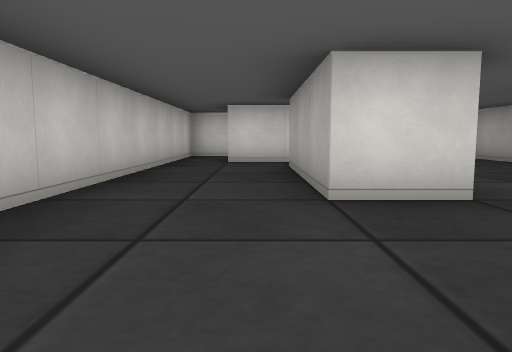
[1] (above)

20 first-person views from a walk through a cub3D maze. The camera is about half as high as the walls, tilts 6° down and sees 70° across. The floor is counted in squares. Each view is taken from the middle of a square. On the plan, view 1 faces up. The plan holds only what a view shows up to about 9 squares ahead; the rest is blank.

[2]
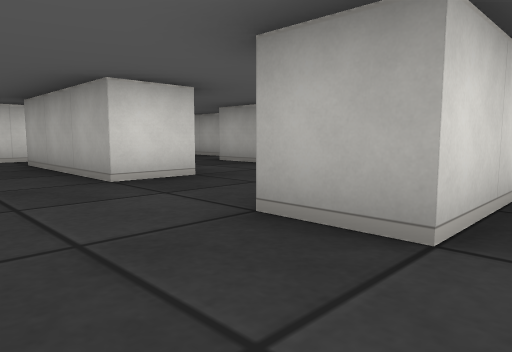

[3]
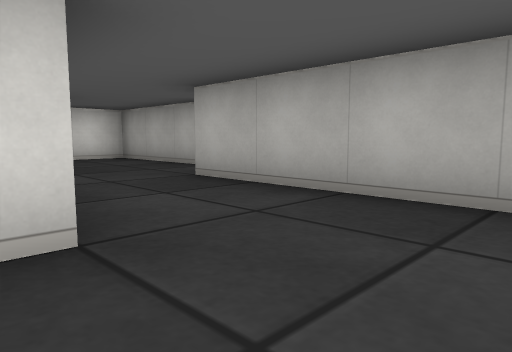

[4]
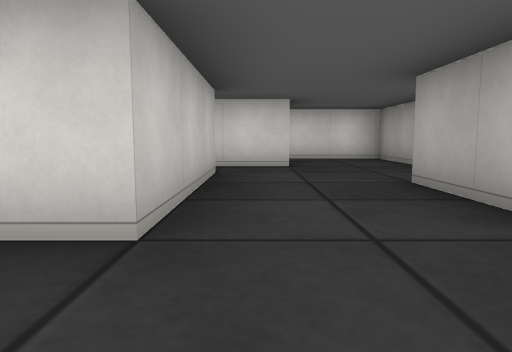

[5]
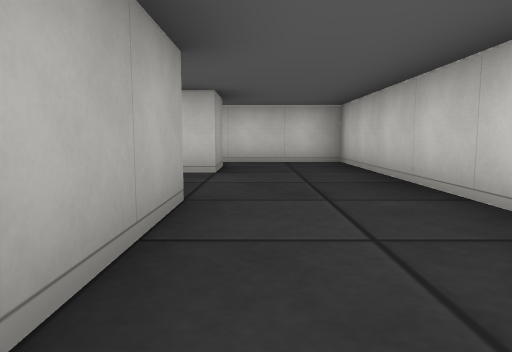

[6]
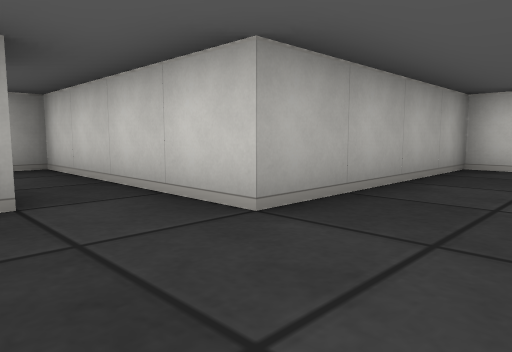

[7]
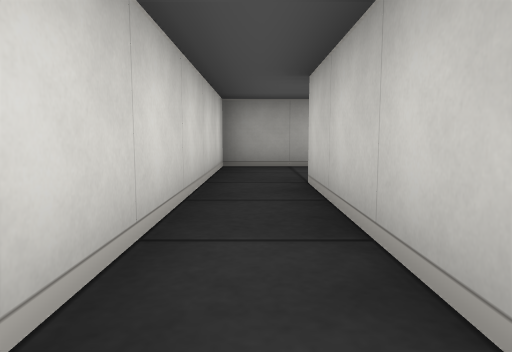

[8]
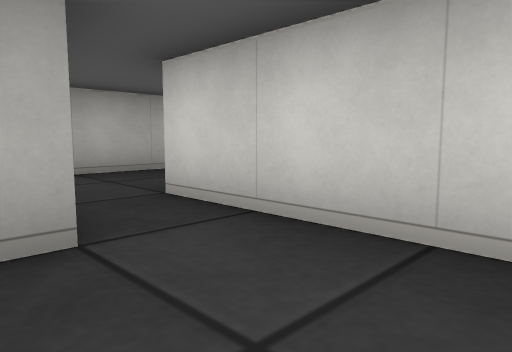

[9]
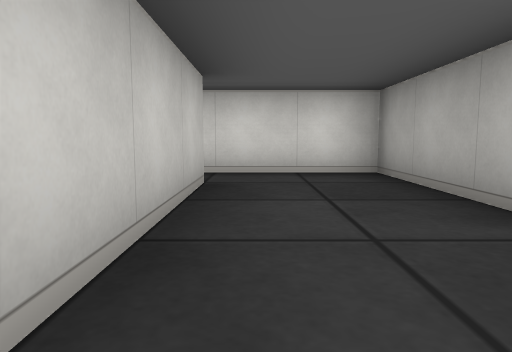

[10]
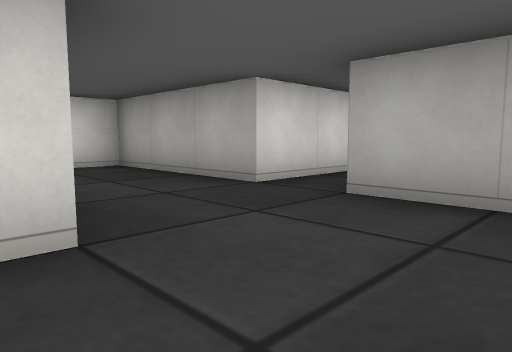

[11]
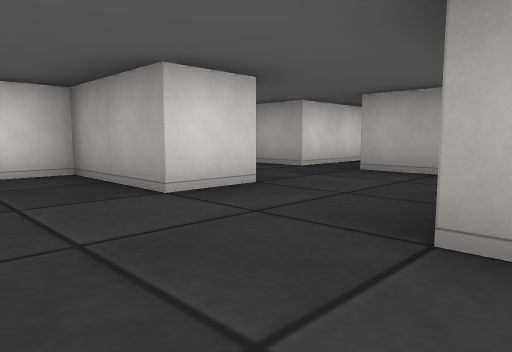

[12]
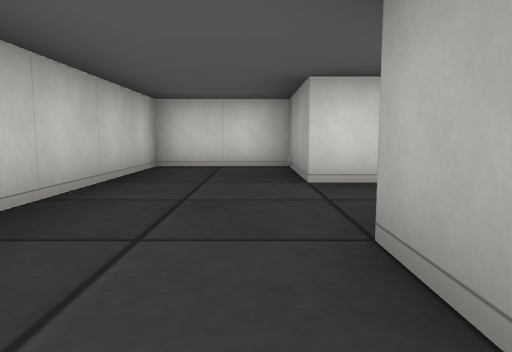

[13]
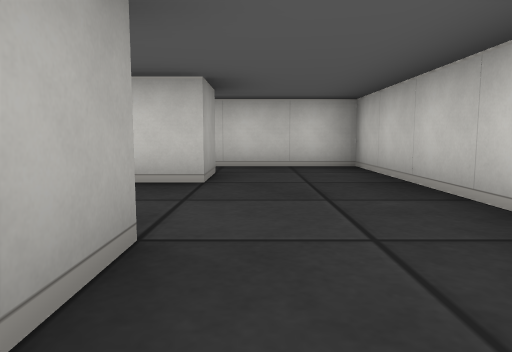

[14]
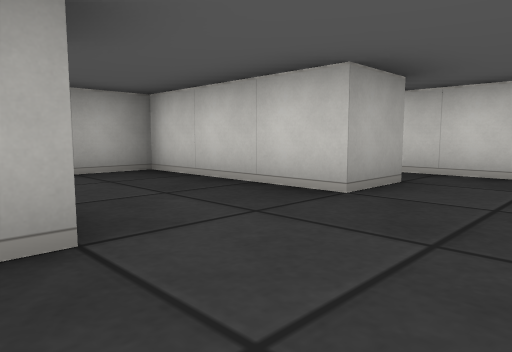

[15]
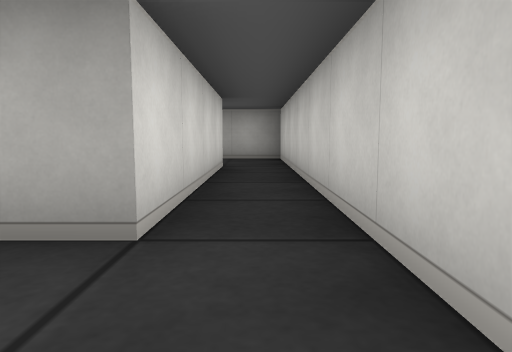

[16]
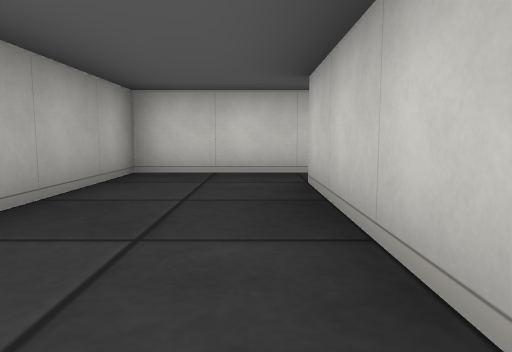

[17]
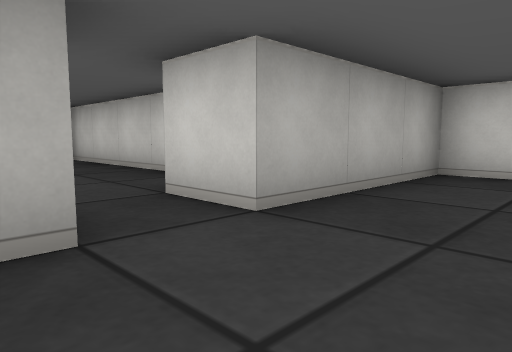

[18]
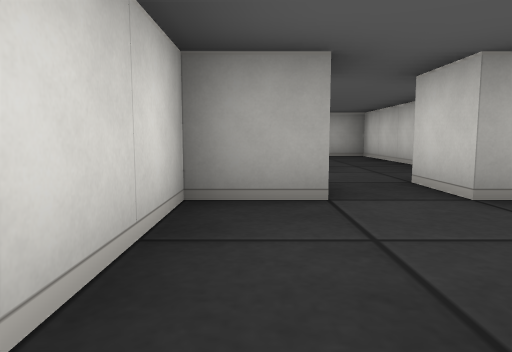

[19]
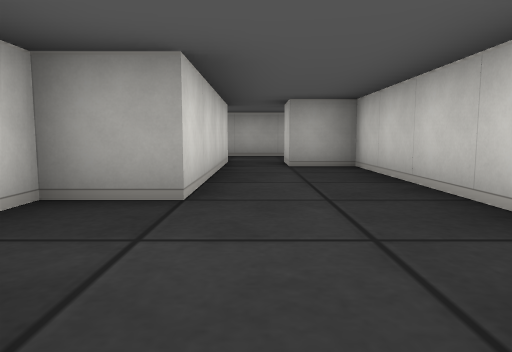

[20]
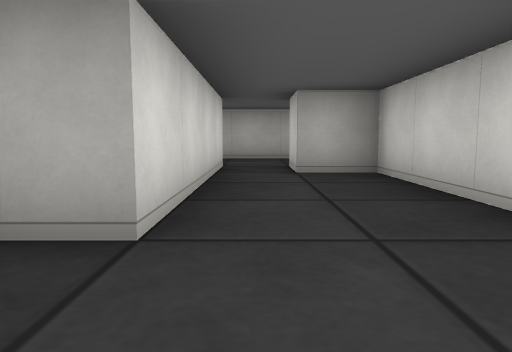

### Floor plan
Ten units are one square. View 1 is at (0, 0); x grows to the right and y downward. Boxes are objects, and circles mark ways between rooms. Rooms are numbered by the first view taken in them; rooms with no view inside come last. Other rooms are left out.
<svg viewBox="-20 -90 180 180">
<path fill="none" stroke="#000" d="M15 -25 5 -25 5 -55M5 5 5 -5 10 -5M14 -65 -5 -65M-15 -65 -15 5M-15 5 -15 15 15 15M15 5 5 5M29 -5 35 -5 35 -25M26 -65 14 -65M45 -54 45 -66M15 -55 15 -25M35 -25 35 -45 55 -45M-4 -75 25 -75M45 -66 45 -85 -15 -85 -15 -65M15 65 35 65 35 45M15 35 15 45M45 35 35 35M15 45 5 45 5 25 -15 25 -15 75M5 75 5 65 15 65M45 75 5 75M-15 75 -15 85 65 85 65 75M65 46 65 35 45 35M45 46 45 75M65 75 65 55 75 55M90 65 125 65 125 55 135 55M135 45 95 45 95 35 90 35M155 58 155 42M15 15 15 35M35 35 35 5 15 5M55 -45 75 -45 75 -50"/>
<circle cx="-5" cy="0" r="3" fill="#2a7"/>
<circle cx="10" cy="-15" r="3" fill="#2a7"/>
<circle cx="10" cy="-60" r="3" fill="#2a7"/>
<circle cx="-10" cy="-70" r="3" fill="#2a7"/>
<circle cx="10" cy="10" r="3" fill="#2a7"/>
<circle cx="25" cy="-35" r="3" fill="#2a7"/>
<circle cx="35" cy="-70" r="3" fill="#2a7"/>
<circle cx="50" cy="-50" r="3" fill="#2a7"/>
<circle cx="10" cy="55" r="3" fill="#2a7"/>
<circle cx="40" cy="40" r="3" fill="#2a7"/>
<circle cx="25" cy="25" r="3" fill="#2a7"/>
<circle cx="-5" cy="70" r="3" fill="#2a7"/>
<circle cx="55" cy="65" r="3" fill="#2a7"/>
<circle cx="70" cy="50" r="3" fill="#2a7"/>
<text x="0" y="-30">1</text>
<text x="0" y="10">2</text>
<text x="20" y="-20">3</text>
<text x="30" y="-50">4</text>
<text x="20" y="-80">5</text>
<text x="30" y="50">6</text>
<text x="0" y="50">7</text>
<text x="20" y="80">8</text>
<text x="60" y="50">9</text>
<text x="110" y="60">10</text>
<text x="20" y="20">11</text>
<text x="60" y="-50">12</text>
</svg>
Room 1 opens to room 2. Room 1 opens to room 3. Room 1 opens to room 4. Room 1 opens to room 5. Room 2 opens to room 11. Room 3 opens to room 4. Room 4 opens to room 5. Room 4 opens to room 12. Room 6 opens to room 7. Room 6 opens to room 9. Room 6 opens to room 11. Room 7 opens to room 8. Room 8 opens to room 9. Room 9 opens to room 10.

Where each view was taken, in squares from view 1:
view 1: 0 up, 0 right, facing up
view 2: 1 down, 1 left, facing up-right
view 3: 1 up, 1 right, facing up-right
view 4: 1 up, 2 right, facing up
view 5: 5 up, 0 right, facing down
view 6: 6 up, 2 right, facing down-right
view 7: 8 up, 1 left, facing right
view 8: 0 up, 1 left, facing down-right
view 9: 5 down, 2 right, facing up
view 10: 6 down, 1 right, facing up-right
view 11: 7 down, 1 left, facing up-right
view 12: 8 down, 0 right, facing up
view 13: 3 down, 0 right, facing down
view 14: 4 down, 1 left, facing down-right
view 15: 8 down, 1 left, facing right
view 16: 4 down, 5 right, facing down
view 17: 4 down, 5 right, facing down-right
view 18: 4 down, 4 right, facing right
view 19: 5 down, 7 right, facing right
view 20: 5 down, 8 right, facing right
